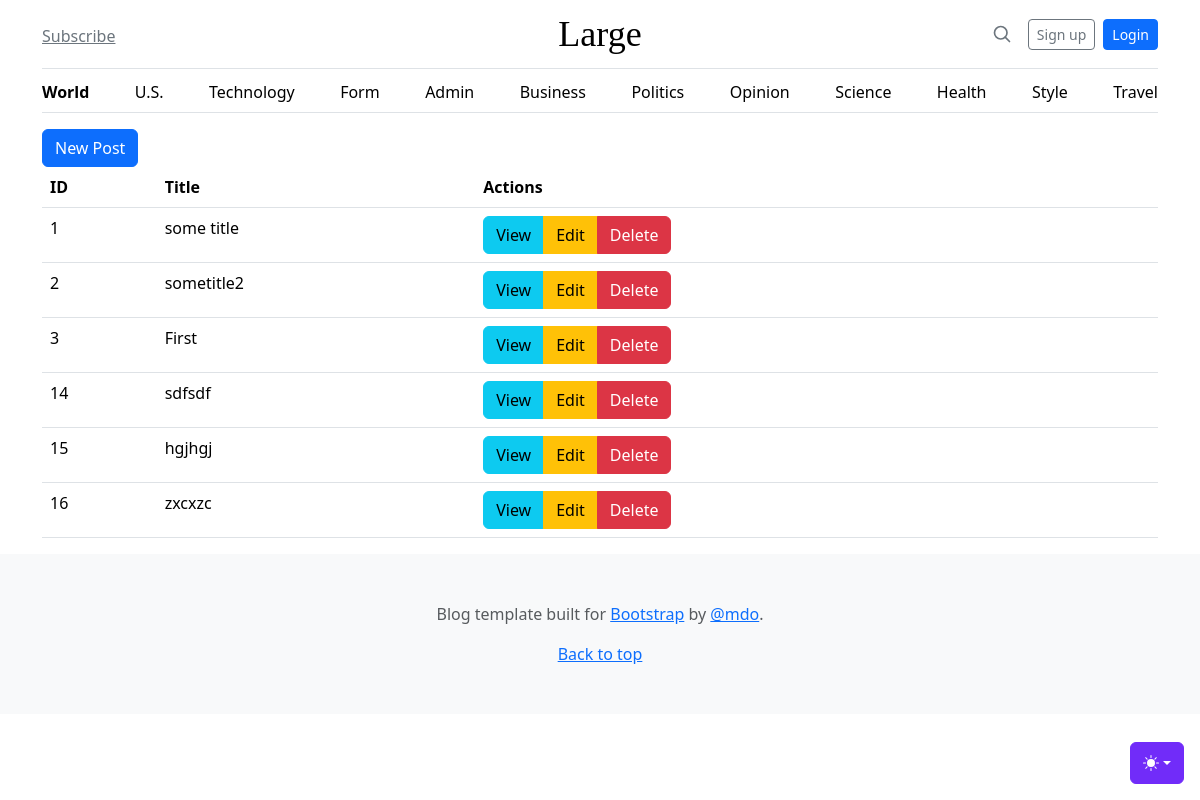
The page /admin/posts on the database as committed earlier.
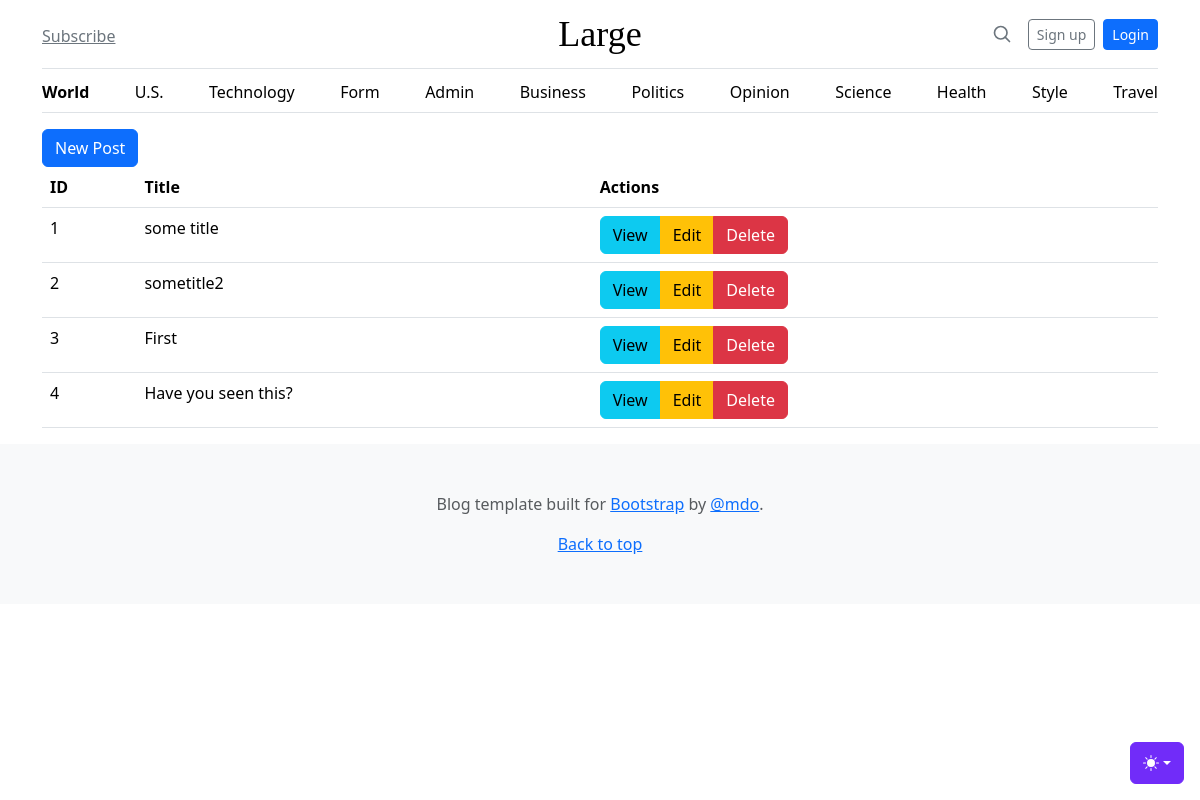
The same page on the database as committed later.
### tables this page shows
CREATE TABLE "posts"
(
    id           integer
        constraint posts_pk
            primary key autoincrement,
    title        text not null,
    body         text not null,
    created_at   DATETIME default current_timestamp,
    published_at datetime default current_timestamp
);

### helpers.php (called while the page is built, shortened)
<?php
function view($viewName, $vars=[]){
    extract($vars);
    include __DIR__ . "/views/$viewName.php";
}

### src/Controllers/PostsController.php (called while the page is built, shortened)
<?php
class PostsController
{
    public function index()
    {
        $posts = Post::all();
        view('posts/index', compact('posts'));
    }
}

### src/DB.php (called while the page is built, shortened)
<?php
class DB
{
    private $conn;
    public function __construct()
    {
        try {
            $this->conn = new PDO('sqlite:' . __DIR__ . '/../db.sqlite');
            $this->conn->setAttribute(PDO::ATTR_ERRMODE, PDO::ERRMODE_EXCEPTION);
        } catch (PDOException $e) {
            echo "Connection failed: " . $e->getMessage();
        }
    }
    public function all($table, $class)
    {
        $stmt = $this->conn->prepare("SELECT * FROM $table");
        $stmt->execute();
        $stmt->setFetchMode(PDO::FETCH_CLASS, $class);
        return $stmt->fetchAll();
    }
}

### src/Models/Model.php (called while the page is built, shortened)
<?php
class Model {
    public static $table;
    public static function all(){
        $db = new DB();
        return $db->all(static::$table, static::class);
    }
}

### views/Posts/index.php (the view)
<?php include __DIR__ . '/../partials/header.php'; ?>
<main class="container">
    <a href="/admin/posts/create" class="btn btn-primary">New Post</a>
    <table class="table">
        <thead>
            <th>ID</th>
            <th>Title</th>
            <th>Actions</th>
        </thead>
        <tbody>
            <?php foreach ($posts as $post): ?>
                <tr>
                    <td><?= $post->id ?></td>
                    <td><?= $post->title ?></td>
                    <td>
                        <div class="btn-group" role="group" aria-label="Basic mixed styles example">
                            <a class="btn btn-info" href="/admin/posts/view?id=<?=$post->id?>">View</a>
                            <a class="btn btn-warning" href="/admin/posts/edit?id=<?=$post->id?>">Edit</a>
                            <a class="btn btn-danger" href="/admin/posts/delete?id=<?=$post->id?>" >Delete</a>
                        </div>
                    </td>
                </tr>
            <?php endforeach ?>
        </tbody>
    </table>
</main>
<?php include __DIR__ .  '/../partials/footer.php'; ?>

Rows that differ between the two databases and show on the page:
removed posts: id "14", title "sdfsdf"
removed posts: id "15", title "hgjhgj"
removed posts: id "16", title "zxcxzc"
added posts: id "4", title "Have you seen this?"
